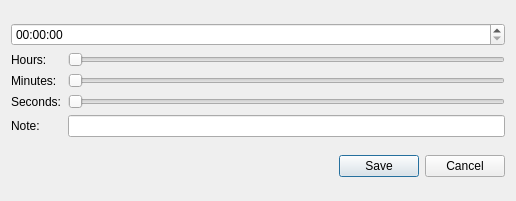
<?xml version="1.0" encoding="UTF-8"?>
<ui version="4.0">
 <class>TimerDialog</class>
 <widget class="QDialog" name="TimerDialog">
  <property name="geometry">
   <rect>
    <x>0</x>
    <y>0</y>
    <width>516</width>
    <height>201</height>
   </rect>
  </property>
  <property name="windowTitle">
   <string>Timer</string>
  </property>
  <layout class="QVBoxLayout" name="verticalLayout">
   <item>
    <layout class="QVBoxLayout" name="verticalLayoutMain">
     <item>
      <widget class="QTimeEdit" name="timeEdit">
       <property name="displayFormat">
        <string>HH:mm:ss</string>
       </property>
      </widget>
     </item>
     <item>
      <layout class="QGridLayout" name="gridLayout">
       <item row="2" column="0">
        <widget class="QLabel" name="labelSeconds">
         <property name="text">
          <string>Seconds:</string>
         </property>
        </widget>
       </item>
       <item row="1" column="0">
        <widget class="QLabel" name="labelMinutes">
         <property name="text">
          <string>Minutes:</string>
         </property>
        </widget>
       </item>
       <item row="0" column="0">
        <widget class="QLabel" name="labelHours">
         <property name="text">
          <string>Hours:</string>
         </property>
        </widget>
       </item>
       <item row="2" column="1">
        <widget class="QSlider" name="horizontalSliderSeconds">
         <property name="maximum">
          <number>60</number>
         </property>
         <property name="orientation">
          <enum>Qt::Horizontal</enum>
         </property>
        </widget>
       </item>
       <item row="3" column="0">
        <widget class="QLabel" name="labelNote">
         <property name="text">
          <string>Note:</string>
         </property>
        </widget>
       </item>
       <item row="1" column="1">
        <widget class="QSlider" name="horizontalSliderMinutes">
         <property name="maximum">
          <number>60</number>
         </property>
         <property name="orientation">
          <enum>Qt::Horizontal</enum>
         </property>
        </widget>
       </item>
       <item row="0" column="1">
        <widget class="QSlider" name="horizontalSliderHours">
         <property name="maximum">
          <number>23</number>
         </property>
         <property name="orientation">
          <enum>Qt::Horizontal</enum>
         </property>
        </widget>
       </item>
       <item row="3" column="1">
        <widget class="QLineEdit" name="lineEditNote"/>
       </item>
      </layout>
     </item>
    </layout>
   </item>
   <item>
    <widget class="QDialogButtonBox" name="buttonBox">
     <property name="orientation">
      <enum>Qt::Horizontal</enum>
     </property>
     <property name="standardButtons">
      <set>QDialogButtonBox::Cancel|QDialogButtonBox::Save</set>
     </property>
    </widget>
   </item>
  </layout>
 </widget>
 <resources/>
 <connections>
  <connection>
   <sender>buttonBox</sender>
   <signal>accepted()</signal>
   <receiver>TimerDialog</receiver>
   <slot>accept()</slot>
   <hints>
    <hint type="sourcelabel">
     <x>248</x>
     <y>254</y>
    </hint>
    <hint type="destinationlabel">
     <x>157</x>
     <y>274</y>
    </hint>
   </hints>
  </connection>
  <connection>
   <sender>buttonBox</sender>
   <signal>rejected()</signal>
   <receiver>TimerDialog</receiver>
   <slot>reject()</slot>
   <hints>
    <hint type="sourcelabel">
     <x>316</x>
     <y>260</y>
    </hint>
    <hint type="destinationlabel">
     <x>286</x>
     <y>274</y>
    </hint>
   </hints>
  </connection>
 </connections>
</ui>
